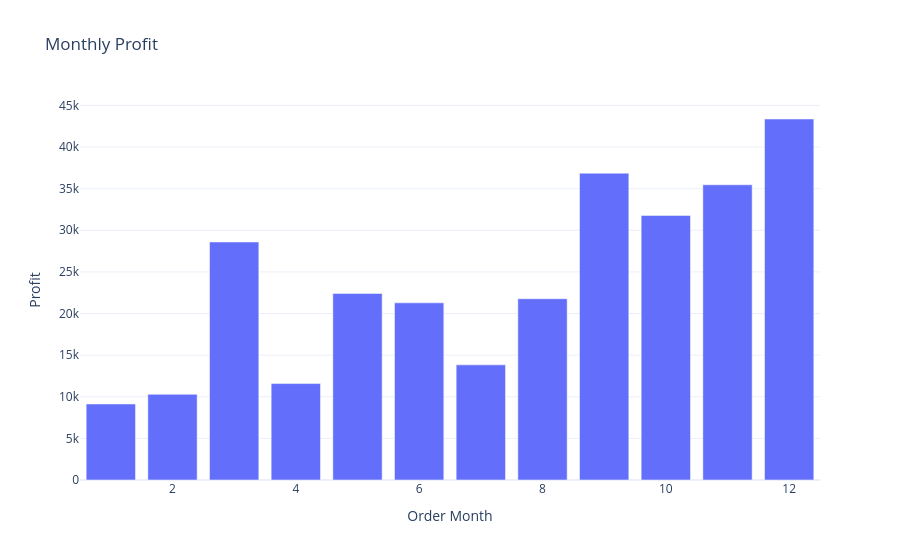

The code cell stored with this chart in its notebook:
### Code cell
flg4 = px.bar(monthly_profit,
              x = 'Order Month',
              y = 'Profit',
              title = 'Monthly Profit')
flg4.show()

### Figure 1 — Plotly figure (JSON) as saved in the notebook; plotly's stock layout.template omitted (floating-point values rounded to 4 significant figures)
{"data": [{"hovertemplate": "Order Month=%{x}<br>Profit=%{y}<extra></extra>", "legendgroup": "", "marker": {"color": "#636efa", "pattern": {"shape": ""}}, "name": "", "orientation": "v", "showlegend": false, "textposition": "auto", "type": "bar", "x": [1, 2, 3, 4, 5, 6, 7, 8, 9, 10, 11, 12], "xaxis": "x", "y": [9134.0, 10290.0, 28590.0, 11590.0, 22410.0, 21290.0, 13830.0, 21780.0, 36860.0, 31780.0, 35470.0, 43370.0], "yaxis": "y"}], "layout": {"barmode": "relative", "legend": {"tracegroupgap": 0}, "title": {"text": "Monthly Profit"}, "xaxis": {"anchor": "y", "domain": [0, 1], "title": {"text": "Order Month"}}, "yaxis": {"anchor": "x", "domain": [0, 1], "title": {"text": "Profit"}}}}
